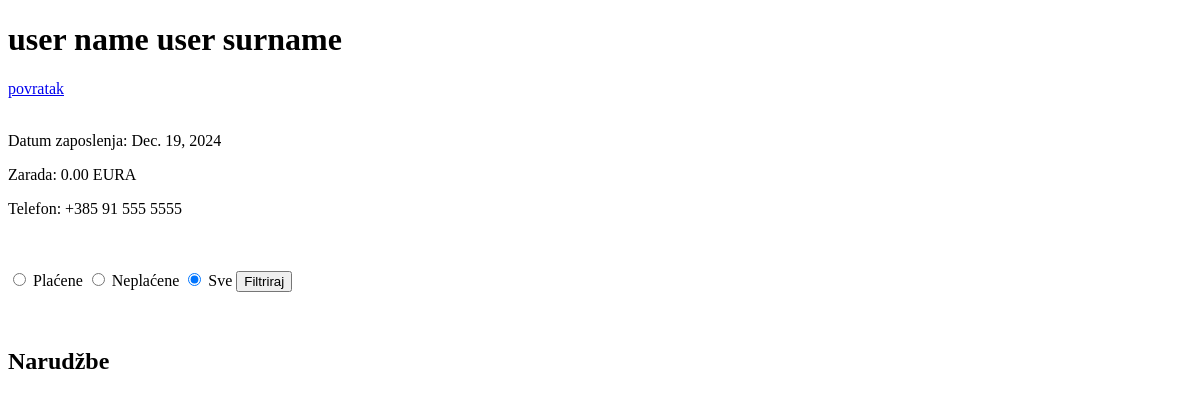
/konobar/36/, run on an earlier commit of the app's database.
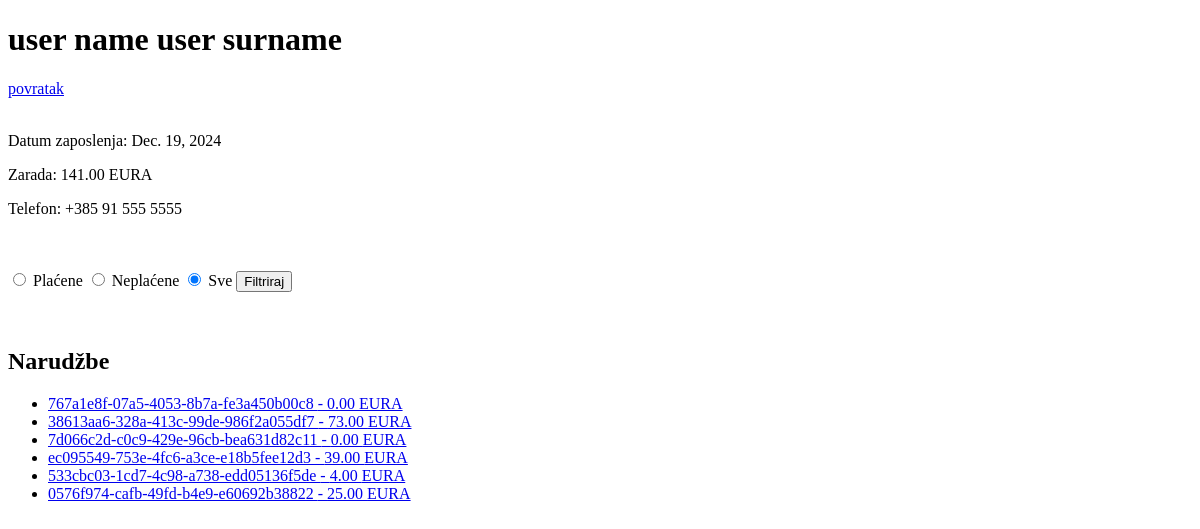
And on a later commit of the database.
### main/models.py (models this page shows, shortened)
class Konobar(models.Model):
    user = models.OneToOneField(User, on_delete=models.CASCADE, related_name='konobar', null=True, blank=True)
    konobar_ime = models.CharField(max_length=50)
    konobar_prezime = models.CharField(max_length=50)
    konobar_datum_zaposlenja = models.DateField(auto_now_add=True)
    konobar_zarada = models.DecimalField(max_digits=10, decimal_places=2, default=0.00, validators=[MinValueValidator(0.00)])
    konobar_telefon = models.CharField(max_length=15, null=True, blank=True)

class Narudzba(models.Model):
    narudzba_sifra =  models.UUIDField(default=uuid.uuid4, editable=False, unique=True)                 # models.CharField(max_length=10)
    narudzba_kolicina_stavki = models.PositiveIntegerField(
        validators=[MinValueValidator(0)],
        blank = True
    )
    narudzba_konobar = models.ForeignKey(
        User,
        on_delete=models.CASCADE,
        related_name='narudzbe'
    )
    narudzba_datum_kreiranja = models.DateTimeField(default=timezone.now)
    narudzba_placena = models.BooleanField(default=False)
    narudzba_ukupna_cijena = models.DecimalField(max_digits=10, decimal_places=2, default=0.00)

### main/views.py (the view)
# urls.py: path('konobar/<int:user_pk>/', views.KonobarDetailViewFromAdmin.as_view(), name='konobar_detail'),
class KonobarDetailViewFromAdmin(DetailView):
    model = Konobar
    template_name = 'main/admin/lista_konobara/detalji_konobara/detail_view.html'
    context_object_name = 'konobar'
    def get_object(self):
        return Konobar.objects.get(user__pk=self.kwargs['user_pk'])
    def get_context_data(self, **kwargs):
        context = super().get_context_data(**kwargs)
        konobar = self.get_object()
        filter_status = self.request.GET.get('placeno', None)
        if filter_status == 'true':
            narudzbe = konobar.user.narudzbe.filter(narudzba_placena=True)
        elif filter_status == 'false':
            narudzbe = konobar.user.narudzbe.filter(narudzba_placena=False)
        else:
            narudzbe = konobar.user.narudzbe.all()
        context['narudzbe'] = narudzbe
        return context

### main/templates/main/admin/lista_konobara/detalji_konobara/detail_view.html (shortened to what this page needs)
<!DOCTYPE html>
<html lang="en">
<head>
</head>
<body>
    <h1>{{ konobar.konobar_ime }} {{ konobar.konobar_prezime }}</h1>
    <a href="{% url 'main:konobar_list_view' %}">
        povratak
    </a>
    <br>
    <br>
    <p>Datum zaposlenja: {{ konobar.konobar_datum_zaposlenja }}</p>
    <p>Zarada: {{ konobar.konobar_zarada }} EURA</p>
    <p>Telefon: {{ konobar.konobar_telefon }}</p>
    <br>
    <br>
    <form method="GET">
        <label>
            <input type="radio" name="placeno" value="true" {% if request.GET.placeno == "true" %}checked{% endif %}>
            Plaćene
        </label>
        <label>
            <input type="radio" name="placeno" value="false" {% if request.GET.placeno == "false" %}checked{% endif %}>
            Neplaćene
        </label>
        <label>
            <input type="radio" name="placeno" value="" {% if not request.GET.placeno %}checked{% endif %}>
            Sve
        </label>
        <button type="submit">Filtriraj</button>
    </form>
    <br>
    <br>
    <h2>Narudžbe</h2>
    <ul>
        {% for narudzba in narudzbe %}
            <li>
                <a href="{% url 'main:narudzba_detail' narudzba.narudzba_sifra %}">
                    {{ narudzba.narudzba_sifra }} - {{ narudzba.narudzba_ukupna_cijena }} EURA
                </a>
            </li>
        {% endfor %}
    </ul>
</body>
</html>

What changed in the data, as far as the page shows it:
changed Konobar "user name": konobar_zarada "0.00" → "141.00"
added Narudzba: narudzba_sifra "767a1e8f-07a5-4053-8b7a-fe3a450b00c8", narudzba_ukupna_cijena "0.00"
added Narudzba: narudzba_sifra "38613aa6-328a-413c-99de-986f2a055df7", narudzba_ukupna_cijena "73.00"
added Narudzba: narudzba_sifra "7d066c2d-c0c9-429e-96cb-bea631d82c11", narudzba_ukupna_cijena "0.00"
added Narudzba: narudzba_sifra "ec095549-753e-4fc6-a3ce-e18b5fee12d3", narudzba_ukupna_cijena "39.00"
added Narudzba: narudzba_sifra "533cbc03-1cd7-4c98-a738-edd05136f5de", narudzba_ukupna_cijena "4.00"
added Narudzba: narudzba_sifra "0576f974-cafb-49fd-b4e9-e60692b38822", narudzba_ukupna_cijena "25.00"
